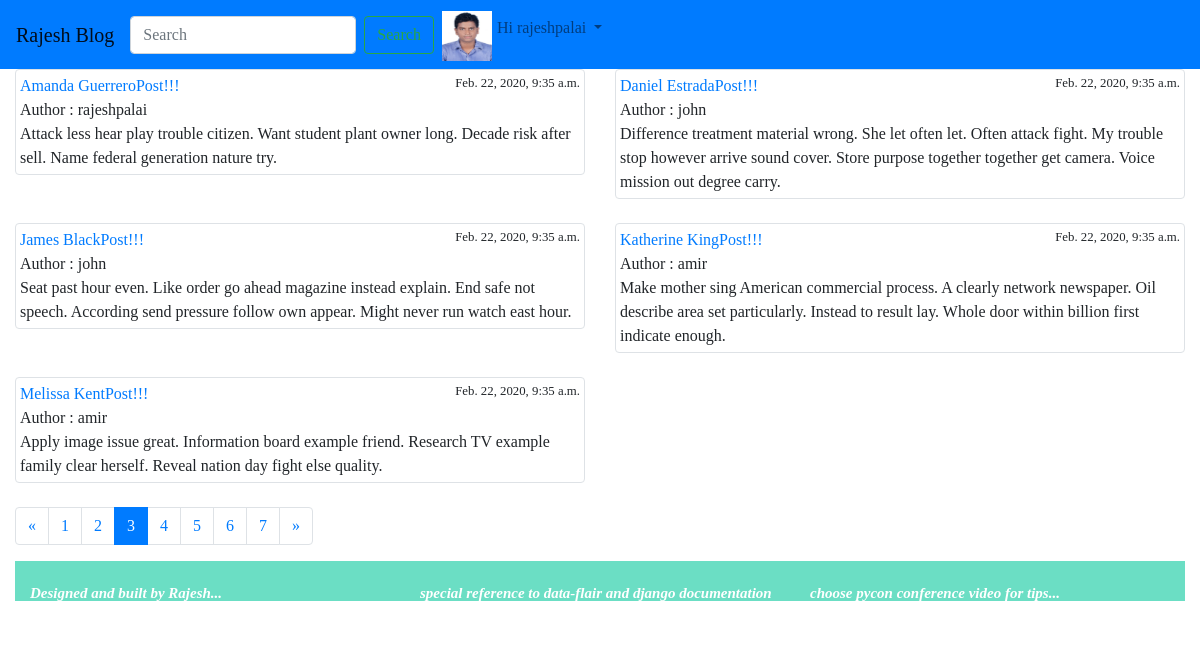
/?page=3 (signed in), run on the app's committed database.
### blog/models.py (models this page shows, shortened)
class Profile(models.Model):
    STATUS_CHOICES = (
        ("male", "male"),
        ("female", "female"),
        ("transgender", "transgender"),
    )
    user = models.OneToOneField(User, on_delete=models.CASCADE)
    dob = models.DateField(null=True,blank = True)
    photo = models.ImageField(null=True,blank = True)
    gender = models.CharField(max_length=10,choices= STATUS_CHOICES, default='male')

class Post(models.Model):
    objects = models.Manager() #default manager
    published = PublishedManager() #custom model manager
    STATUS_CHOICES = (
        ("draft","Draft"),
        ("published", "Published"),
    )
    title = models.CharField(max_length=100)
    slug = models.SlugField(max_length=200)
    author = models.ForeignKey(User, on_delete=models.CASCADE)
    body = models.TextField()
    likes = models.ManyToManyField(User,related_name='likes', blank=True)
    created = models.DateTimeField(auto_now_add=True)
    updated = models.DateTimeField(auto_now=True)
    status = models.CharField(max_length=10, choices=STATUS_CHOICES, default='draft')
    restrict_comment = models.BooleanField(default=False)
    favourite = models.ManyToManyField(User,related_name="favourite",blank=True)

### blog/views.py (the view)
# urls.py: path('',views.post_list, name='post_list'),
def post_list(request):
    postlist = Post.objects.all().order_by("-id")
    query = request.GET.get("q")
    if query:
        postlist = Post.objects.filter(
            Q(title__icontains=query) |
            Q(author__username=query) |
            Q(body__icontains=query)
        )
    paginator = Paginator(postlist,5)
    page = request.GET.get("page")
    try:
        posts = paginator.page(page)
    except PageNotAnInteger:
        posts = paginator.page(1)
    except EmptyPage:
        posts= paginator.page(paginator.num_pages)
    if page is None:
        start_index = 0
        end_index = 7
    else:
        (start_index, end_index) = proper_pagination(posts, index=4)
    page_range = list(paginator.page_range)[start_index:end_index]
    context = {
        'posts': posts,
        'page_range': page_range, #proper pagination way
    }
    return render(request, 'blog/post_list.html',context)

### blog/views.py (called while the page is built)
def proper_pagination(posts, index):
    start_index = 0
    end_index= 7
    if posts.number > index:
        start_index= posts.number - index
        end_index = start_index  + end_index
    return (start_index, end_index)

### blog/templates/blog/post_list.html (shortened to what this page needs)
{% extends "blog/base.html" %}
    {% block content %}
    <div class="row">
      {% for p in posts %}
        <div class="col-md-6">
            <div class="img-thumbnail">
                <a href="{% url 'blog:post_detail' p.id p.slug %}">{{p.title}}</a><small style="float:right">{{p.created}}</small><br>
                Author : {{p.author}}<br>
                {{p.body}}<br>
            </div>
            <br>
        </div>
        {% empty %}
            <div class="container-fluid">
                    <h3>no post found related to search"{{request.GET.q}}"</h3>
            </div>
      {% endfor %}
    </div>
    <ul class="pagination">
        {% if posts.has_previous %}
        <li class="page-item">
            <a href="?page={{ posts.previous_page_number }}"class ="page-link">&laquo;</a>
        </li>
        {% endif %}
        {% for p in page_range %}
            {% if posts.number == p %}
                <li class="page-item active">
                    <a href="?page={{ p }}" class ="page-link">{{ p }}</a>
                </li>
            {% else %}
                <li class="page-item">
                    <a href="?page={{ p }}" class = "page-link">{{ p }}</a>
                </li>
            {% endif %}
        {% endfor %}
        {% if posts.has_next %}
        <li class="page-item">
            <a href="?page={{ posts.next_page_number }}"class = "page-link">&raquo;</a>
        </li>
        {% endif %}
    </ul>
    {% endblock %}

### blog/templates/blog/navbar.html (shortened to what this page needs)
<!DOCTYPE html>
<html lang="en">
<head>
</head>
<body>
<nav class="navbar navbar-expand-lg navbar-light bg-primary">
  <a class="navbar-brand" href="{% url 'post_list' %}">Rajesh Blog</a>
       <form class="form-inline my-2 my-lg-0" action="{% url 'post_list' %}" t>
      <input class="form-control mr-sm-2" type="search" placeholder="Search" aria-label="Search" name="q">
      <button class="btn btn-outline-success my-2 my-sm-0" type="submit">Search</button>
    </form>
  <div class="collapse navbar-collapse" id="navbarSupportedContent">
    <ul class="navbar-nav mr-auto">
        {% if request.user.is_authenticated %}
        <li class="nav-item dropdown">
        <a class="nav-link dropdown-toggle" href="#" id="navbarDropdown" role="button" data-toggle="dropdown" aria-haspopup="true" aria-expanded="false">
        {% if request.user.profile.photo %}
            <img src="{{ request.user.profile.photo.url }}" alt="" class="navbar-img" width="70px" height="70px">
        {% else %}
            <img src="/media/deafaultM.jpg" alt="" class="navbar-img" width="70px" height="70px">
        {% endif %}
            <span>Hi {{ request.user }}</span>
        </a>
      </li>
            {% endif %}
    </ul>
  </div>
</nav>
</body>
</html>

### static/blog/style.css (style rules this page uses)
html { position: relative; min-height: 100%; }
body { font-family: "Lucida Casual","comic sans MS"; margin-bottom:200px: }
.navbar-img { width:50px; height:50px; float: left; background-size: auto 100%; margin-top:-5px; margin-right:5px; }

### data on the page
Post: title "Amanda GuerreroPost!!!", created "Feb. 22, 2020, 9:35 a.m.", author "rajeshpalai", body "Attack less hear play trouble citizen. Want student plant owner long. Decade risk after sell. Name federal generation nature try."
Post: title "Daniel EstradaPost!!!", created "Feb. 22, 2020, 9:35 a.m.", author "john", body "Difference treatment material wrong. She let often let. Often attack fight. My trouble stop however arrive sound cover. Store purpose together together get camera. Voice mission out degree carry."
Post: title "James BlackPost!!!", created "Feb. 22, 2020, 9:35 a.m.", author "john", body "Seat past hour even. Like order go ahead magazine instead explain. End safe not speech. According send pressure follow own appear. Might never run watch east hour."
Post: title "Katherine KingPost!!!", created "Feb. 22, 2020, 9:35 a.m.", author "amir", body "Make mother sing American commercial process. A clearly network newspaper. Oil describe area set particularly. Instead to result lay. Whole door within billion first indicate enough."
Post: title "Melissa KentPost!!!", created "Feb. 22, 2020, 9:35 a.m.", author "amir", body "Apply image issue great. Information board example friend. Research TV example family clear herself. Reveal nation day fight else quality."

### other printed values
{{ request.user }} "rajeshpalai"
{{ p }} "1" "2" "4" "5" "6" "7"
{{ p }} "3"
